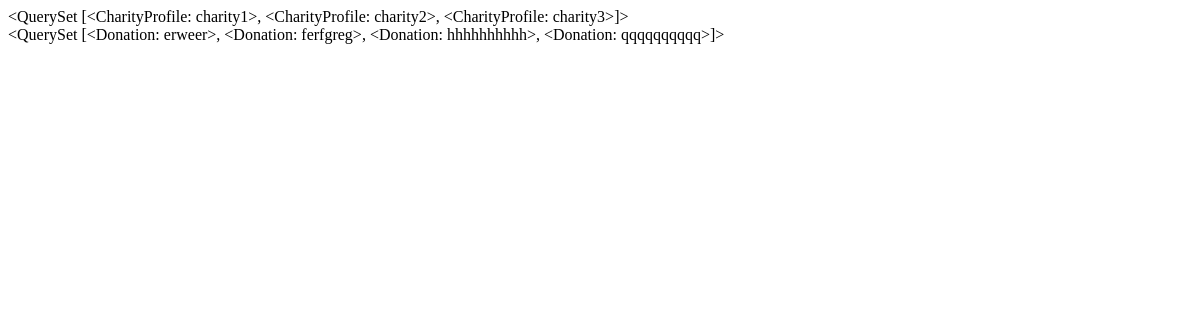
The page /accounts/CharityDonation on the database as committed earlier.
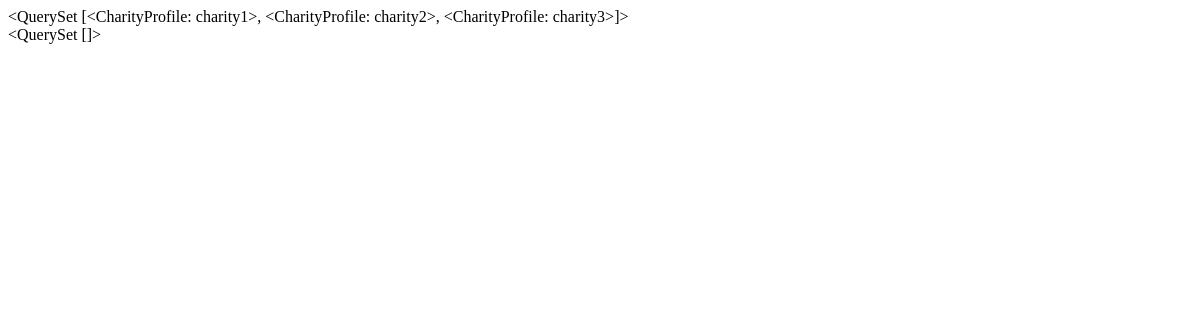
The same page on the database as committed later.
### donation/models.py (models this page shows, shortened)
class Donation(models.Model):
    donor        = models.ForeignKey(DonorProfile, on_delete=models.CASCADE, blank=True, null=True)
    charity      = models.ForeignKey(CharityProfile, on_delete=models.CASCADE, blank=True, null=True)
    Name         = models.CharField(max_length=20, )
    Slug         = models.SlugField(blank=True, null=True)
    Food_Type    = models.CharField(max_length=20, )
    Packing_Type = models.CharField(max_length=15, choices=Packing_Type)
    Deliver_Type = models.CharField(max_length=15, choices=Deliver_Type)
    Donate_Date  = models.DateTimeField(blank=True, default=datetime.datetime.now)
    Expiry_Date  = models.DateTimeField()
    Available    = models.BooleanField(default=True)
    lang         = models.FloatField(max_length=15)
    lat          = models.FloatField(max_length=15)
    def __str__(self):
        return self.Name

### accounts/views.py (the view)
# urls.py: path('CharityDonation', views.CharityDonationView, name='mydonations'),
def CharityDonationView(request):
    y = Donation.objects.filter(charity_id=request.user.id)
    x = CharityProfile.objects.all()
    return render(request, 'CharityDonation.html', {'x': x, 'y': y})

### accounts/models.py (called while the page is built)
    def __str__(self):
        return str(self.user)

### accounts/templates/CharityDonation.html (shortened to what this page needs)
{{ y }}

Rows that differ between the two databases and show on the page:
removed Donation: Name.Name "<QuerySet [<Donation: erweer>, <Donation: ferfgreg>, <Donation: hhhhhhhhhh>, <Donation: qqqqqqqqqq>]>"
Other text that changed with them:
{{ y }}: (not shown) → "<QuerySet []>"
